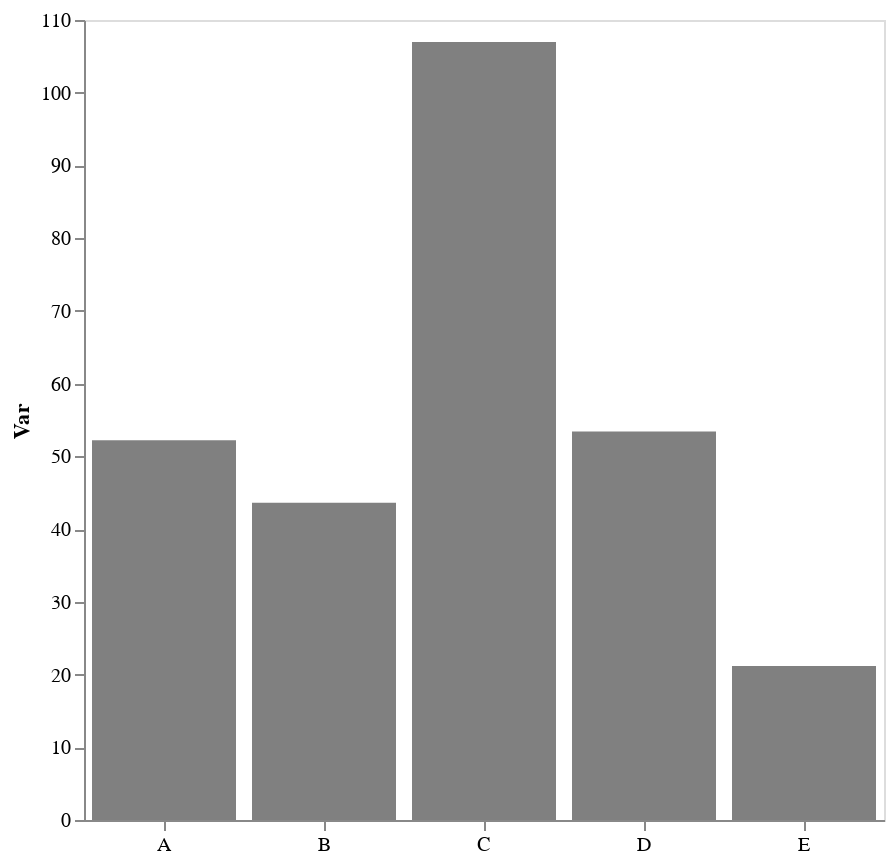

Express this chart as Vega-Lite.
### Vega-Lite specification from a JSON file in a GitHub repository (floating-point values rounded to 4 significant figures)
{"config": {"view": {"continuousWidth": 300, "continuousHeight": 300}, "axis": {"grid": false}, "bar": {"color": "gray"}}, "data": {"name": "data-af8d898b63395dda68948e21c7dcca6a"}, "mark": {"type": "bar"}, "encoding": {"x": {"axis": {"labelAngle": 0, "title": null}, "field": "cat", "type": "nominal"}, "y": {"aggregate": "mean", "axis": {"title": "Var"}, "field": "var1", "type": "quantitative"}}, "height": 400, "width": 400, "$schema": "https://vega.github.io/schema/vega-lite/v5.17.0.json", "datasets": {"data-af8d898b63395dda68948e21c7dcca6a": [{"cat": "D", "var1": 55.39, "var2": 42.0}, {"cat": "C", "var1": 83.21, "var2": 47.58}, {"cat": "A", "var1": 52.22, "var2": 59.97}, {"cat": "B", "var1": 43.8, "var2": 37.16}, {"cat": "E", "var1": 25.56, "var2": 50.24}, {"cat": "D", "var1": 59.76, "var2": 54.4}, {"cat": "B", "var1": 43.47, "var2": 55.41}, {"cat": "D", "var1": 37.85, "var2": 61.33}, {"cat": "D", "var1": 68.04, "var2": 49.21}, {"cat": "C", "var1": 130.7, "var2": 40.38}, {"cat": "E", "var1": 16.76, "var2": 54.05}, {"cat": "D", "var1": 46.08, "var2": 65.21}]}}
